Frame 1 (no input): blank canvas, image omitted
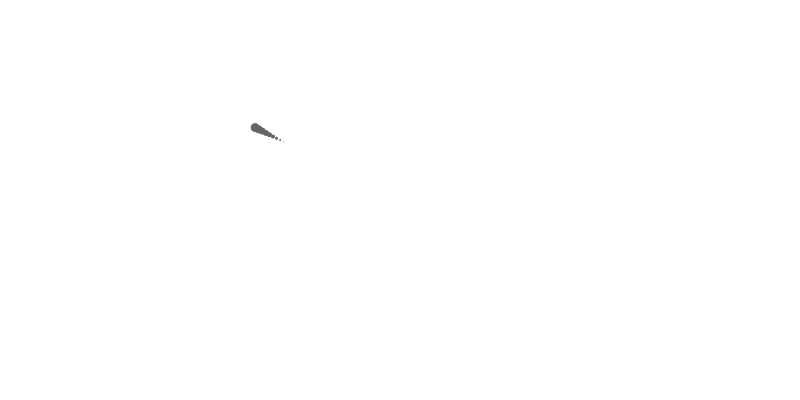
Frame 60 (the mouse pressed at the canvas centre just before this capture)
Frame 120 (the mouse held since frame 60 and released just before this capture): blank canvas, image omitted

The Processing sketch that drew this single still picture (run headless with seeded random() and noise(); from frame 60 on, the mouse is pressed at the canvas centre):

// Processing sketch: arrival
// ── arrival.pde
Person p;

void setup(){
  size(800,400);
  p = new Person(width/2,height/2);
  fill(100);
  noStroke();
}


void draw(){
  background(255);
  p.arrive(new PVector(mouseX,mouseY));
  p.update();
  p.display();
  //println(p.location);
  //p.printPoints();
  
}
// ── Person.pde
class Person {
  ArrayList<PVector> points;
  PVector location;
  PVector velocity;
  PVector acceleration;

  float r;
  float maxforce;
  float maxspeed;

  float time;
  float mass;
  String colour;

  Person(float x, float y) {
    acceleration = new PVector(0, 0);
    velocity = new PVector(0, 0);
    location = new PVector(x, y);

    points = new ArrayList<PVector>();

    maxspeed = 4;
    maxforce = 0.1;
  }

  void seekTarget() {
  }

  void display() {
    pointTrail(points);
    for (int i=0; i< points.size(); i++) {
      ellipse(points.get(i).x, points.get(i).y, i, i);
      //println(i + " " + points.get(i).x);
    }
  }


  void update() {
    velocity.add(acceleration);
    velocity.limit(maxspeed);
    location.add(velocity);
    acceleration.mult(0);
  }

  void applyForce(PVector force) {
    // We could add mass here if we want A = F / M
    acceleration.add(force);
  }

  void arrive(PVector target) {
    PVector desired = PVector.sub(target, location);
    float d = desired.mag();
    if (d<100) {
      float m = map(d, 0, 100, 0, maxspeed);
      desired.setMag(m);
    } else {
      desired.limit(maxspeed);
    }

    PVector steerforce = PVector.sub(desired, velocity);
    steerforce.limit(maxforce);
    applyForce(steerforce);
  }

  void pointTrail(ArrayList<PVector> points) {
    if (points.size()>9) {
      points.remove(0);
    }
    points.add(new PVector(location.x,location.y));
  }


  void printPoints() {
    for (int i =0; i<points.size(); i++){
      println(i + " " + points.get(i).x);
    }
  }
}
